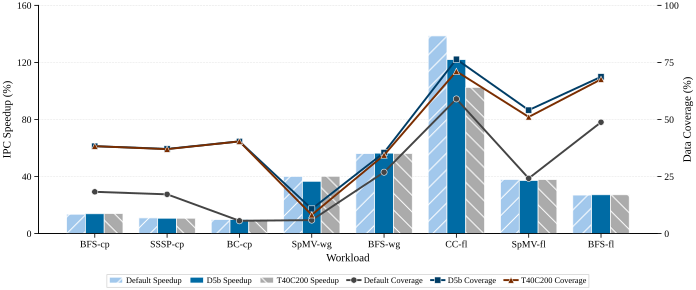

Reproduce this figure in Python.
#!/usr/bin/env python3
"""
Proto R2 S3 — Throttle Control (DUAL-AXIS BAR + LINE).

Bars (left axis):  IPC Speedup% for Default / D5b / T40C200
Lines (right axis): Data Coverage% for the same three configs

Shows the key insight: D5b roughly matches Default's IPC speedup while
delivering 2-4x higher data coverage. Coverage is the dominant signal of
prefetch quality, so the throttle controller wins even when raw speedup
appears similar.

Data source: sensitivity_ablation_experiments.md §Exp-B (Speedup% and
Data Coverage% tables).
"""

import sys
from pathlib import Path
import numpy as np

_REPO = Path(__file__).resolve().parents[4]  # -> /workspace/prefetch
sys.path.insert(0, str(_REPO / "ima_plan/07_paper_outline/plot_style"))

from plot_util import apply_style, figsize_full, save_fig, CB10, HATCHES  # noqa: E402
import matplotlib.pyplot as plt  # noqa: E402
from matplotlib.lines import Line2D  # noqa: E402
from matplotlib.patches import Patch  # noqa: E402

apply_style()

# ── Workloads ────────────────────────────────────────────────────────────────

WORKLOADS = [
    "bfs_cit_dir", "sssp_cit_dir", "bc_cit_dir", "spmv_web_sym",
    "bfs_web_sym", "cc_flickr_sym", "spmv_flickr_sym", "bfs_flickr_sym",
]
SHORT = ["BFS-cp", "SSSP-cp", "BC-cp", "SpMV-wg", "BFS-wg", "CC-fl", "SpMV-fl", "BFS-fl"]

# ── Exp-B: Speedup% (Default, D5b, T40C200) ─────────────────────────────────

THROTTLE_SPEEDUP = {
    "bfs_cit_dir":     (13.6, 13.9, 14.0),
    "sssp_cit_dir":    (11.0, 10.8, 10.8),
    "bc_cit_dir":      (9.8,  9.8,  9.8),
    "spmv_web_sym":    (40.1, 36.7, 40.2),
    "bfs_web_sym":     (56.1, 56.4, 56.2),
    "cc_flickr_sym":   (138.6, 122.0, 102.5),
    "spmv_flickr_sym": (38.0, 37.2, 37.8),
    "bfs_flickr_sym":  (27.0, 27.2, 27.2),
}

# ── Exp-B: Data Coverage% (Default, D5b, T40C200) ───────────────────────────

THROTTLE_COVERAGE = {
    "bfs_cit_dir":     (18.3, 38.3, 38.3),
    "sssp_cit_dir":    (17.2, 37.1, 37.0),
    "bc_cit_dir":      (5.6,  40.4, 40.4),
    "spmv_web_sym":    (5.9,  10.8, 8.2),
    "bfs_web_sym":     (26.9, 35.5, 34.4),
    "cc_flickr_sym":   (59.0, 76.4, 71.1),
    "spmv_flickr_sym": (24.2, 54.1, 51.1),
    "bfs_flickr_sym":  (48.8, 68.7, 67.6),
}

CONFIGS = ["Default", "D5b", "T40C200"]
BAR_COLORS = [CB10[7], CB10[0], CB10[2]]      # gray, blue, orange-ish
BAR_HATCHES = [HATCHES[1], HATCHES[0], HATCHES[2]]  # //, solid, \\
LINE_COLORS = ["#444444", "#003D66", "#7A2D00"]  # darker shades for lines
LINE_MARKERS = ["o", "s", "^"]

# ── Build Figure ─────────────────────────────────────────────────────────────

fig, ax1 = plt.subplots(figsize=figsize_full(aspect=0.42), constrained_layout=True)
ax2 = ax1.twinx()

x = np.arange(len(WORKLOADS))
n_groups = len(CONFIGS)
width = 0.26

# ── Bars: IPC Speedup% on ax1 ────────────────────────────────────────────────

for i, cfg in enumerate(CONFIGS):
    vals = [THROTTLE_SPEEDUP[wl][i] for wl in WORKLOADS]
    offset = (i - (n_groups - 1) / 2) * width
    ax1.bar(
        x + offset, vals, width,
        color=BAR_COLORS[i], hatch=BAR_HATCHES[i],
        edgecolor="white", linewidth=0.5,
        label=f"{cfg} (Speedup)",
        zorder=3,
    )

# ── Lines: Data Coverage% on ax2 ─────────────────────────────────────────────

for i, cfg in enumerate(CONFIGS):
    cov = [THROTTLE_COVERAGE[wl][i] for wl in WORKLOADS]
    ax2.plot(
        x, cov,
        color=LINE_COLORS[i], marker=LINE_MARKERS[i],
        markersize=4.5, linewidth=1.4,
        markeredgecolor="white", markeredgewidth=0.4,
        label=f"{cfg} (Coverage)",
        zorder=10,
    )

# ── Axes formatting ──────────────────────────────────────────────────────────

ax1.set_ylabel("IPC Speedup (%)", fontsize=8)
ax2.set_ylabel("Data Coverage (%)", fontsize=8)
ax1.set_xlabel("Workload", fontsize=8)

ax1.set_xticks(x)
ax1.set_xticklabels(SHORT, fontsize=7)
ax1.tick_params(axis="y", labelsize=7)
ax2.tick_params(axis="y", labelsize=7)

# Y-limits with headroom. Use round numbers and fix ticks on both axes
# so the dual-axis labels read cleanly.
sp_max = max(max(THROTTLE_SPEEDUP[wl]) for wl in WORKLOADS)
ax1.set_ylim(0, 160)
ax1.set_yticks([0, 40, 80, 120, 160])
ax2.set_ylim(0, 100)
ax2.set_yticks([0, 25, 50, 75, 100])

# ax2 has its own grid by default — disable to keep ax1's grid as the
# single dominant horizontal reference.
ax2.grid(False)

# ── Combined legend (bars + lines) ───────────────────────────────────────────

bar_handles = [
    Patch(facecolor=BAR_COLORS[i], hatch=BAR_HATCHES[i],
          edgecolor="white", linewidth=0.5, label=f"{cfg} Speedup")
    for i, cfg in enumerate(CONFIGS)
]
line_handles = [
    Line2D([0], [0], color=LINE_COLORS[i], marker=LINE_MARKERS[i],
           markersize=4.5, linewidth=1.4, markeredgecolor="white",
           markeredgewidth=0.4, label=f"{cfg} Coverage")
    for i, cfg in enumerate(CONFIGS)
]

ax1.legend(
    handles=bar_handles + line_handles,
    fontsize=6, loc="upper center", bbox_to_anchor=(0.5, -0.18),
    ncol=6, frameon=True, framealpha=0.95,
    handlelength=1.6, columnspacing=1.0, labelspacing=0.3,
    borderaxespad=0,
)

# ── Save & Close ─────────────────────────────────────────────────────────────

out_dir = Path(__file__).resolve().parent
save_fig(fig, "proto_r2_s3_throttle", out_dir)
plt.close(fig)

# ── Console summary ──────────────────────────────────────────────────────────

print("Throttle Control — Speedup%  /  Data Coverage%")
print(f"{'Workload':<14} " + "  ".join(f"{c:>10}" for c in CONFIGS))
print(" Speedup%")
for i, wl in enumerate(WORKLOADS):
    row = "  ".join(f"{THROTTLE_SPEEDUP[wl][j]:+10.1f}" for j in range(n_groups))
    print(f"  {SHORT[i]:<12} {row}")
print(" Data Coverage%")
for i, wl in enumerate(WORKLOADS):
    row = "  ".join(f"{THROTTLE_COVERAGE[wl][j]:10.1f}" for j in range(n_groups))
    print(f"  {SHORT[i]:<12} {row}")

# Quick coverage uplift summary
cov_uplift = []
for wl in WORKLOADS:
    d, d5b, _ = THROTTLE_COVERAGE[wl]
    if d > 0:
        cov_uplift.append(d5b / d)
print(
    "\nCoverage uplift D5b vs Default — "
    f"min {min(cov_uplift):.2f}x, mean {np.mean(cov_uplift):.2f}x, "
    f"max {max(cov_uplift):.2f}x"
)
print(f"Saved to {out_dir}/proto_r2_s3_throttle.{{pdf,svg}}")
